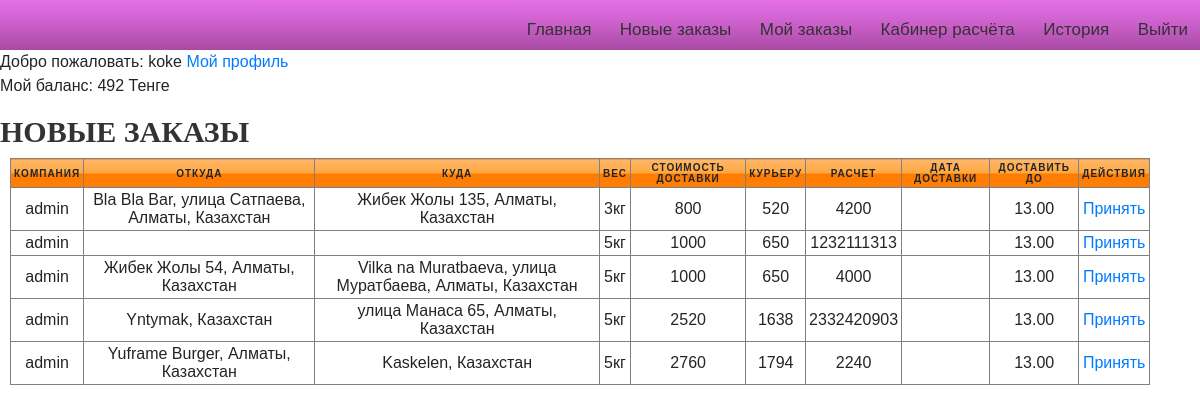
/curiers/private_сurier2/ (signed in), run on the app's committed database.
### curier/models.py (models this page shows)
class Curier(models.Model):
	user = models.OneToOneField(settings.AUTH_USER_MODEL, on_delete=models.CASCADE,related_name="mycurier")
	first_name = models.CharField(max_length=255,default="")
	last_name = models.CharField(max_length=255, default="")
	photo =models.ImageField(upload_to='curiers/%y/%m/%d', blank=True)
	experience=models.IntegerField(blank=True, null=True)
	phone = models.IntegerField(null=False, blank=False)
	is_available=models.BooleanField(default=False)
	balance = models.DecimalField(decimal_places=0,max_digits=1000,default=0)

### Lallog/models.py (models this page shows)
class TestOrder(models.Model):
	client=models.ForeignKey(settings.AUTH_USER_MODEL,on_delete=models.CASCADE)
	marshrut=models.CharField(max_length=200)
	ves=models.DecimalField(decimal_places=0,max_digits=1000,default=10)
	from_address=models.CharField(max_length=200)
	from_phone=models.CharField(max_length=200)
	from_comment=models.CharField(max_length=200)
	to=models.CharField(max_length=200)
	to_phone=models.CharField(max_length=200)
	to_date=models.CharField(max_length=200,default="")
	to_date_until=models.CharField(max_length=200)
	to_comment=models.CharField(max_length=200)
	distance=models.DecimalField(decimal_places=0,max_digits=1000,default=10)
	itog=models.DecimalField(decimal_places=0,max_digits=1000,default=10)
	curier = models.ForeignKey(Curier,on_delete=models.CASCADE,default=None,related_name="choiced_curier",blank=True,null=True)
	nal=models.DecimalField(decimal_places=0,max_digits=1000,default=0)
	raschet=models.DecimalField(decimal_places=0,max_digits=1000,default=0)
	status = models.CharField(max_length=200,default="Ожидание")
	curier_money = models.DecimalField(decimal_places=0,max_digits=1000,default=0)
	success = models.BooleanField(default=True)
	created_date = models.DateTimeField(default=timezone.now)
	__original_curier = None
	def __init__(self,*args,**kwargs):
		print("Object was created")
		super(TestOrder,self).__init__(*args,**kwargs)
		self.__origin_curier = self.curier

### curier/views.py (called while the page is built)
def private_сurier2(request):
	curier = request.user.mycurier
	today  = timezone.now()
	all_empty_orders = TestOrder.objects.all().filter(curier=None).order_by("-created_date")
	cxt={
	    'empty_orders':all_empty_orders
	}
	return render(request,"curiers/Moi_zakazy.html",context=cxt)

### curier/templates/curiers/Moi_zakazy.html (shortened to what this page needs)
 {%extends 'curiers/base_curier.html' %} {%load static%} {%block title%} Личный кабиент Курьера 2{%endblock%} {%block content%}
<a href="{% url 'edit'%}">Мой профиль</a>
<p>Мой баланс: {{request.user.mycurier.balance}} Тенге</p>
<h2>Новые заказы</h2>
<table border="1" id="table_empty">
    <thead>
        <tr >
            <th>Компания</th>
            <th>Откуда</th>
            <th>Куда</th>
            <th>Вес</th>
            <th>Стоимость доставки</th>
            <th>Курьеру</th>
             <th>Расчет</th>
            <th>Дата доставки</th>
            <th>Доставить до</th>
            <th>Действия</th>
        </tr>
    </thead>
    {%for i in empty_orders%}
    <tr>
        <td data-label="Компания">{{i.client}}</td>
        <td data-label="Откуда">{{i.from_address}}</td>
        <td data-label="Куда">{{i.to}}</td>
        <td data-label="Вес">{{i.ves}}кг</td>
        <td data-label="Доставка">{{i.itog}}</td>
        <td data-label="Курьеру">{{i.curier_money}}</td>
        <td data-label="Расчет">{{i.raschet}}</td>
        <td data-label="Дата">{{i.to_date}}</td>
        <td data-label="Ограничения">{{i.to_date_until}}</td>
        <td data-label="Действия" class="lol">
            <a href="{% url 'curier_select' id=i.pk %}">Принять</a>
        </td>
    </tr>
    {%endfor%}
</table>
{%endblock content%}

### curier/templates/curiers/base_curier.html (shortened to what this page needs)
{% load static %}
<html lang="en">
<head>
    <link rel="stylesheet" href="https://use.fontawesome.com/releases/v5.8.2/css/all.css">
    <link rel="stylesheet" href="https://stackpath.bootstrapcdn.com/bootstrap/4.3.1/css/bootstrap.min.css">
    <link href="{% static 'css/style.css' %}" rel="stylesheet" />
</head>
<body>
    <div class="menu">
        <div class="links">
            {%if user.is_authenticated%}
            <a class="menu-item" href="{% url 'Home' %}">Главная</a>
            <a class="menu-item" href="{% url 'private_сurier2' %}">Новые заказы</a>
            <a class="menu-item" href="{% url 'private_сurier' %}">Мой заказы</a>
            <a class="menu-item" href="{% url 'curier_rashet' day='all'%}">Кабинер расчёта</a>
            <a class="menu-item" href="{% url 'curier_history' %}">История</a>
            <a class="menu-item" href="{% url 'user_logout' %}">Выйти</a> {%else%}
            <a class="menu-item" href="{% url 'user_login' %}">Авторизация</a> {%endif%}
        </div>
    </div>
    {%if user.is_authenticated%} Добро пожаловать: {{ user.username}} {%endif%} {%block content%} {%endblock content%}
</body>
</html>

### Lallog/static/css/style.css (style rules this page uses)
* { padding: 0; margin: 0; }
div { box-sizing: border-box; }
#table_empty { width: 95%; margin-left: 10px; }
#table_empty th { background: #ffb76b; background: -moz-linear-gradient(top, #ffb76b 0%, #ffa73d 50%, #ff7c00 51%, #ff7f04 100%); background: -webkit-linear-gradient(top, #ffb76b 0%,#ffa73d 50%,#ff7c00 51%,#ff7f04 100%); background: linear-gradient(to bottom, #ffb76b 0%,#ffa73d 50%,#ff7c00 51%,#ff7f04 100%); filter: progid:DXImageTransform.Microsoft.gradient( startColorstr='#ffb76b', endColorstr='#ff7f04',GradientType=0 ); }
table { width: 100%; margin:0; padding:0; border-collapse: collapse; border-spacing: 0; }
table tr { padding: 3px; }
table th, table td { padding: 3px; text-align: center; }
table th { text-transform: uppercase; font-size: 10px; letter-spacing: 1px; }
body { font-family: sans-serif; }
.menu { text-align: right; background: #e570e7; background: -moz-linear-gradient(top, #e570e7 0%, #c85ec7 53%, #a849a3 100%); background: -webkit-linear-gradient(top, #e570e7 0%,#c85ec7 53%,#a849a3 100%); background: linear-gradient(to bottom, #e570e7 0%,#c85ec7 53%,#a849a3 100%); filter: progid:DXImageTransform.Microsoft.gradient( startColorstr='#e570e7', endColorstr='#a849a3',GradientType=0 ); height: 50px; }
.menu-item { display: inline-block; color:#333; font-size: 17px; line-height: 30px; padding: 15px 12px; text-decoration: none; }
h2 { color: #333333; font-family: "Open+Sans"; font-size: 30px; font-weight: 700; text-transform: uppercase; margin-top: 10px; }

### data on the page
TestOrder: client "admin", from_address "Bla Bla Bar, улица Сатпаева, Алматы, Казахстан", to "Жибек Жолы 135, Алматы, Казахстан", ves "3", itog "800", curier_money "520", raschet "4200", to_date_until "13.00"
TestOrder: client "admin", ves "5", itog "1000", curier_money "650", raschet "1232111313", to_date_until "13.00"
TestOrder: client "admin", from_address "Жибек Жолы 54, Алматы, Казахстан", to "Vilka na Muratbaeva, улица Муратбаева, Алматы, Казахстан", ves "5", itog "1000", curier_money "650", raschet "4000", to_date_until "13.00"
TestOrder: client "admin", from_address "Yntymak, Казахстан", to "улица Манаса 65, Алматы, Казахстан", ves "5", itog "2520", curier_money "1638", raschet "2332420903", to_date_until "13.00"
TestOrder: client "admin", from_address "Yuframe Burger, Алматы, Казахстан", to "Kaskelen, Казахстан", ves "5", itog "2760", curier_money "1794", raschet "2240", to_date_until "13.00"

### other printed values
{{ user.username }} "koke"
{{ request.user.mycurier.balance }} "492"
